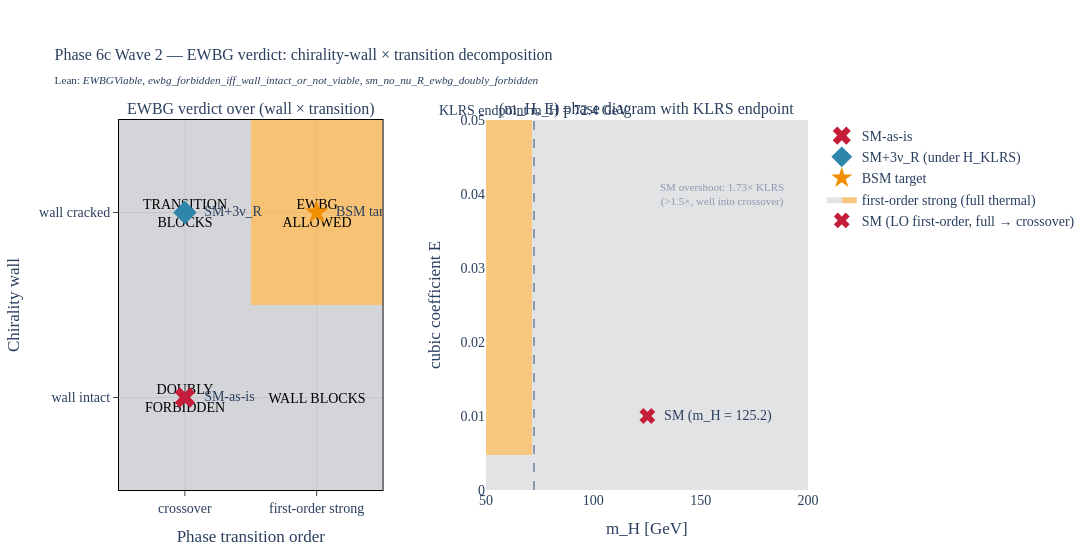

The notebook cell this image was saved under:
### Markdown cell above
## 4. The picture

The figure below shows the verdict in two panels.

**Left:** the 2×2 outcome matrix. The SM-as-is sits in the doubly-forbidden corner (top left). Adding right-handed neutrinos moves us to the transition-blocked corner (bottom left). Only the bottom-right quadrant — cracked wall + first-order strong — produces successful EWBG, and it requires Beyond Standard Model physics.

**Right:** the lattice phase diagram in the $(m_H, E)$ plane. The vertical dashed line at $m_H = 72.4$ GeV is the lattice crossover endpoint; the SM at 125.2 GeV (red ✗) is well to the right, firmly in crossover territory.

### Code cell
from src.core.visualizations import fig_ewbg_allowed_region
fig = fig_ewbg_allowed_region()
fig.show()

### Figure 1 — Plotly figure (JSON) as saved in the notebook; plotly's stock layout.template omitted (floating-point values rounded to 4 significant figures; data arrays with more than 128 entries replaced by an {"elided": "..."} marker saying what was removed)
{"data": [{"colorscale": [[0, "rgba(108, 117, 125, 0.30)"], [0.5, "rgba(108, 117, 125, 0.30)"], [0.501, "rgba(241, 143, 1, 0.55)"], [1, "rgba(241, 143, 1, 0.55)"]], "hoverinfo": "text", "showscale": false, "text": [["DOUBLY<br>FORBIDDEN", "WALL BLOCKS"], ["TRANSITION<br>BLOCKS", "EWBG<br>ALLOWED"]], "textfont": {"color": "black", "size": 14}, "texttemplate": "%{text}", "type": "heatmap", "x": ["crossover", "first-order strong"], "xaxis": "x", "y": ["wall intact", "wall cracked"], "yaxis": "y", "z": [[0.0, 0.0], [0.0, 1.0]]}, {"hoverinfo": "text", "hovertext": "SM-no-ν_R: Z₁₆ ≡ 13 (mod 16) ≠ 0 + KLRS crossover", "marker": {"color": "rgb(196, 30, 58)", "size": 18, "symbol": "x"}, "mode": "markers+text", "name": "SM-as-is", "showlegend": true, "text": ["  SM-as-is"], "textposition": "middle right", "type": "scatter", "x": ["crossover"], "xaxis": "x", "y": ["wall intact"], "yaxis": "y"}, {"hoverinfo": "text", "hovertext": "SM+3ν_R: Z₁₆ ≡ 0 (mod 16), wall cracks, but KLRS crossover blocks", "marker": {"color": "#2E86AB", "size": 18, "symbol": "diamond"}, "mode": "markers+text", "name": "SM+3ν_R (under H_KLRS)", "showlegend": true, "text": ["  SM+3ν_R"], "textposition": "middle right", "type": "scatter", "x": ["crossover"], "xaxis": "x", "y": ["wall cracked"], "yaxis": "y"}, {"hoverinfo": "text", "hovertext": "BSM with extra scalar(s) producing strong first-order EWPT", "marker": {"color": "#F18F01", "size": 18, "symbol": "star"}, "mode": "markers+text", "name": "BSM target", "showlegend": true, "text": ["  BSM target"], "textposition": "middle right", "type": "scatter", "x": ["first-order strong"], "xaxis": "x", "y": ["wall cracked"], "yaxis": "y"}, {"colorscale": [[0, "rgba(108, 117, 125, 0.20)"], [0.499, "rgba(108, 117, 125, 0.20)"], [0.5, "rgba(241, 143, 1, 0.50)"], [1, "rgba(241, 143, 1, 0.50)"]], "name": "first-order strong (full thermal)", "showlegend": true, "showscale": false, "type": "heatmap", "x": [50.0, 52.54, 55.08, 57.63, 60.17, 62.71, 65.25, 67.8, 70.34, 72.88, 75.42, 77.97, 80.51, 83.05, 85.59, 88.14, 90.68, 93.22, 95.76, 98.31, 100.8, 103.4, 105.9, 108.5, 111.0, 113.6, 116.1, 118.6, 121.2, 123.7, 126.3, 128.8, 131.4, 133.9, 136.4, 139.0, 141.5, 144.1, 146.6, 149.2, 151.7, 154.2, 156.8, 159.3, 161.9, 164.4, 166.9, 169.5, 172.0, 174.6, 177.1, 179.7, 182.2, 184.7, 187.3, 189.8, 192.4, 194.9, 197.5, 200.0], "xaxis": "x2", "y": [0.0, 0.0008475, 0.001695, 0.002542, 0.00339, 0.004237, 0.005085, 0.005932, 0.00678, 0.007627, 0.008475, 0.009322, 0.01017, 0.01102, 0.01186, 0.01271, 0.01356, 0.01441, 0.01525, 0.0161, 0.01695, 0.0178, 0.01864, 0.01949, 0.02034, 0.02119, 0.02203, 0.02288, 0.02373, 0.02458, 0.02542, 0.02627, 0.02712, 0.02797, 0.02881, 0.02966, 0.03051, 0.03136, 0.0322, 0.03305, 0.0339, 0.03475, 0.03559, 0.03644, 0.03729, 0.03814, 0.03898, 0.03983, 0.04068, 0.04153, 0.04237, 0.04322, 0.04407, 0.04492, 0.04576, 0.04661, 0.04746, 0.04831, 0.04915, 0.05], "yaxis": "y2", "z": {"elided": "60x60 float values"}}, {"marker": {"color": "rgb(196, 30, 58)", "size": 14, "symbol": "x"}, "mode": "markers+text", "name": "SM (LO first-order, full → crossover)", "showlegend": true, "text": ["  SM (m_H = 125.2)"], "textposition": "middle right", "type": "scatter", "x": [125.2], "xaxis": "x2", "y": [0.01], "yaxis": "y2"}], "layout": {"annotations": [{"font": {"size": 16}, "showarrow": false, "text": "EWBG verdict over (wall × transition)", "x": 0.1913, "xanchor": "center", "xref": "paper", "y": 1.0, "yanchor": "bottom", "yref": "paper"}, {"font": {"size": 16}, "showarrow": false, "text": "(m_H, E) phase diagram with KLRS endpoint", "x": 0.7662, "xanchor": "center", "xref": "paper", "y": 1.0, "yanchor": "bottom", "yref": "paper"}, {"showarrow": false, "text": "KLRS endpoint m_H = 72.4 GeV", "x": 72.4, "xanchor": "center", "xref": "x2", "y": 1, "yanchor": "bottom", "yref": "y2 domain"}, {"font": {"color": "#8D99AE", "size": 11}, "showarrow": false, "text": "SM overshoot: 1.73× KLRS<br>(>1.5×, well into crossover)", "x": 160, "xref": "x2", "y": 0.04, "yref": "y2"}], "font": {"family": "CMU Serif, Computer Modern, Times New Roman, serif", "size": 14}, "height": 560, "margin": {"b": 70, "l": 110, "r": 40, "t": 120}, "paper_bgcolor": "white", "plot_bgcolor": "white", "shapes": [{"line": {"color": "#8D99AE", "dash": "dash", "width": 2}, "type": "line", "x0": 72.4, "x1": 72.4, "xref": "x2", "y0": 0, "y1": 1, "yref": "y2 domain"}], "title": {"font": {"family": "CMU Serif, Computer Modern, Times New Roman, serif", "size": 16}, "text": "Phase 6c Wave 2 — EWBG verdict: chirality-wall × transition decomposition<br><sub>Lean: <i>EWBGViable</i>, <i>ewbg_forbidden_iff_wall_intact_or_not_viable</i>, <i>sm_no_nu_R_ewbg_doubly_forbidden</i></sub>"}, "width": 1200, "xaxis": {"anchor": "y", "domain": [0.0, 0.3825], "gridcolor": "rgba(0,0,0,0.08)", "linecolor": "black", "linewidth": 1, "mirror": true, "showgrid": true, "showline": true, "ticks": "outside", "title": {"text": "Phase transition order"}, "zeroline": true, "zerolinecolor": "rgba(0,0,0,0.2)"}, "xaxis2": {"anchor": "y2", "domain": [0.5325, 1.0], "range": [50, 200], "title": {"text": "m_H [GeV]"}}, "yaxis": {"anchor": "x", "domain": [0.0, 1.0], "gridcolor": "rgba(0,0,0,0.08)", "linecolor": "black", "linewidth": 1, "mirror": true, "showgrid": true, "showline": true, "ticks": "outside", "title": {"text": "Chirality wall"}, "zeroline": true, "zerolinecolor": "rgba(0,0,0,0.2)"}, "yaxis2": {"anchor": "x2", "domain": [0.0, 1.0], "range": [0, 0.05], "title": {"text": "cubic coefficient E"}}}}
